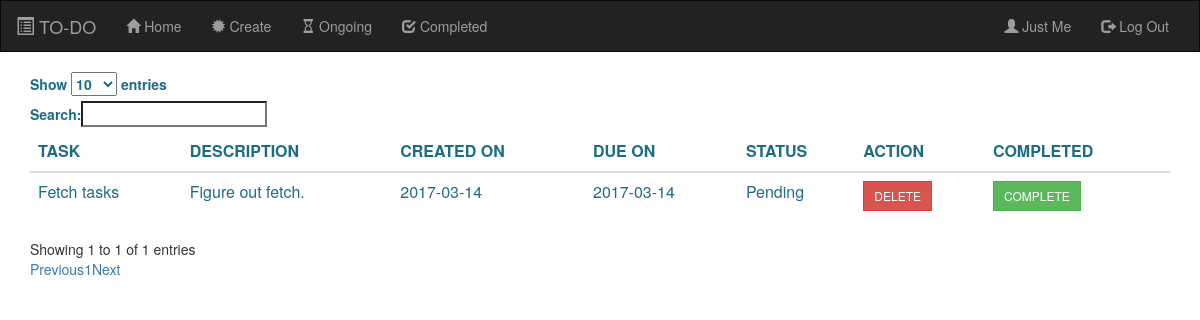
Page /ongoing.php (signed in) on the committed database.
### tables this page shows
CREATE TABLE IF NOT EXISTS `tasks` (
  `id` int(20) NOT NULL,
  `names` varchar(100) NOT NULL,
  `description` varchar(100) NOT NULL,
  `date_entered` date NOT NULL,
  `date_due` date NOT NULL,
  `status` varchar(25) NOT NULL DEFAULT 'Pending',
  `users` varchar(100) NOT NULL
);

### ongoing.php (the view, shortened to what this page needs)
<html lang="en">
<head>
    <link rel="stylesheet" href="boot/css/bootstrap.css"/>
    <link rel="stylesheet" href="boot/css/custom.css">
    <link rel="stylesheet" href="boot/css/dataTables.css"/>
</head>
<body>
<?php include 'nav.php' ?>
<div class="container">
    <table class="table" id="example">
        <thead>
            <tr>
                <th>TASK</th>
                <th>DESCRIPTION</th>
                <th>CREATED ON</th>
                <th>DUE ON</th>
                <th>STATUS</th>
                <th>ACTION</th>
                <th>COMPLETED</th>
            </tr>
        </thead>
        <tbody>
        <?php
        include 'connect.php';
        $sql ="select * from tasks WHERE status='Pending' AND users = '{$_SESSION['names']}'";
        $result = mysqli_query($db,$sql);
        while($row =mysqli_fetch_row($result) )
        {
            $id = $row[0];
            echo "<tr>";
            echo "<td>$row[1]</td>";
            echo "<td>$row[2]</td>";
            echo "<td>$row[3]</td>";
            echo "<td>$row[4]</td>";
            echo "<td>$row[5]</td>";
            echo "<td><a name='btndelete' class='btn btn-sm btn-danger' href='_deleteongoing.php?id=$id'>DELETE</a></td>";
            echo "<td><a name='btnincomplete' class='btn btn-sm btn-success' href='_complete.php?id=$id'>COMPLETE</a></td>";
            echo "</tr>";
        }
        ?>
        </tbody>
    </table>
</div>
</body>
</html>

### boot/css/custom.css (style rules this page uses)
body { background-image: url('images/background.png'); background-repeat: no-repeat; background-size: 100%; background-position: top left; }
h1,h2,h3,h4,h5,h6,p,label,th,td { color: #1b6d85 }
.btn { border-radius: 0; }

### rows in the picture
tasks: names "Fetch tasks", description "Figure out fetch.", date_entered "2017-03-14", date_due "2017-03-14", status "Pending"

### other values in the picture
$_SESSION['names'] "Just Me"
